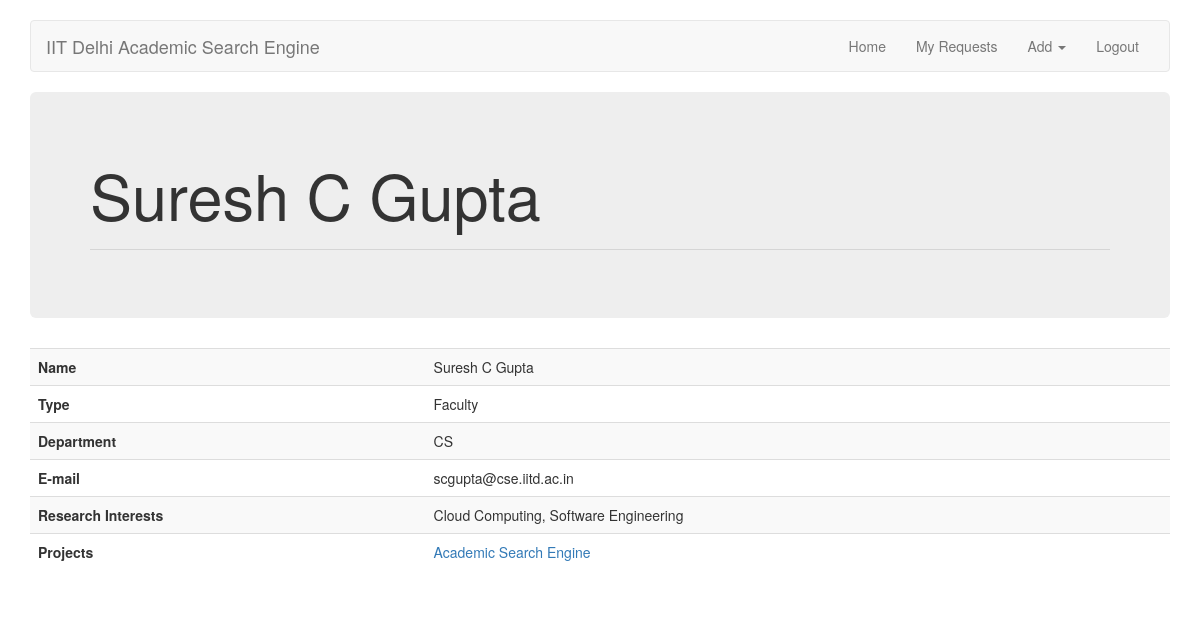
The page /faculty/4/ (signed in) on the database its author committed.
### ASE/models.py (models this page shows, shortened)
class Person(models.Model):
	name = models.CharField(max_length=200, verbose_name="Name")
	email = models.EmailField(max_length=254, verbose_name="E-mail")
	website = models.URLField(verbose_name='Website', blank=True, null=True)
	PERSON_TYPES = [(x,x) for x in ['Student', 'Faculty']]
	ptype = models.CharField(max_length=15, choices=PERSON_TYPES, verbose_name="Type")
	DEPARTMENTS = [(x,x) for x in ['CS','EE', 'HU']]
	department = models.CharField(max_length=50, choices=DEPARTMENTS, verbose_name="Department")
	visible = models.BooleanField(default=True, verbose_name="Visible")
	class Meta:
		abstract = True

class Faculty(Person):
	researchInterests = models.TextField(verbose_name="Research Interests")

class Project(models.Model):
	title = models.CharField(max_length=100, verbose_name="Title")
	description = models.TextField(max_length=2000, verbose_name="Description")
	advisors = models.ManyToManyField(Faculty, related_name='projects', verbose_name="Advisors")
	students = models.ManyToManyField(Student, related_name='projects', verbose_name='Students')
	visible = models.BooleanField(default=True, verbose_name="Visible")

### ASE/views.py (the view)
# urls.py: url(r'^faculty/(?P<id>\d+)/$', views.faculty, name='faculty'),
@login_required
def faculty(request, id):
    context = {}
    try:
        faculty = Faculty.objects.get(pk=id)
        context['faculty'] = faculty
        context['courses'] = faculty.courses.all()
        context['projects'] = faculty.projects.all()
        context['form'] = FacultyForm(instance=faculty)
    except:
        context['error'] = "No faculty with id %s" % id
    return render(request, 'faculty.html', context)

### ASE/templatetags/tags.py (called while the page is built)
@register.simple_tag
def active_page(request, view_name):
    from django.core.urlresolvers import resolve, Resolver404
    path = resolve(request.path_info)
    if not request:
        return ""
    try:
        return "active" if path.url_name == view_name else ""
    except Resolver404:
        return ""

@register.filter(name='has_group')
def has_group(user, group_name):
    try:
        group = Group.objects.get(name=group_name)
    except Group.DoesNotExist:
        return False
    return group in user.groups.all()

### ASE/templates/faculty.html (shortened to what this page needs)
{% extends "base.html" %}
{% block content %}
  {% if faculty %}
    <div class="jumbotron">
      <h1> {{faculty.name}} </h1><hr>
    </div>
    <table class="table table-striped">
      {% for field in form %}
        {% if field.value %}
          <tr>
            <td><b> {{field.label}} </b></td>
            <td> {{field.value}} </td>
          </tr>
        {% endif %}
      {% endfor %}
      {% if projects %}
        <tr>
          <td><b> Projects </b></td>
          <td>
            <ul style="list-style-type:none; padding:0px">
              {% for project in projects %}
                <li><a href="{% url 'project' project.pk %}">{{project.title}}</a></li>
              {% endfor %}
            </ul>
          </td>
        </tr>
      {% endif %}
    </table>
  {% else %}
    <p> {{errror}} </p>
  {% endif %}
{% endblock %}

### ASE/static/css/jumbotron.css (style rules this page uses)
body { padding-top: 2rem; }

### rows shown on the page
Faculty: name "Suresh C Gupta", value "Suresh C Gupta" "Faculty" "CS" "scgupta@cse.iitd.ac.in" "Cloud Computing, Software Engineering"
Project: title "Academic Search Engine"

### other values the page prints
{{ field.label }} "Name" "Type" "Department" "E-mail" "Research Interests"
